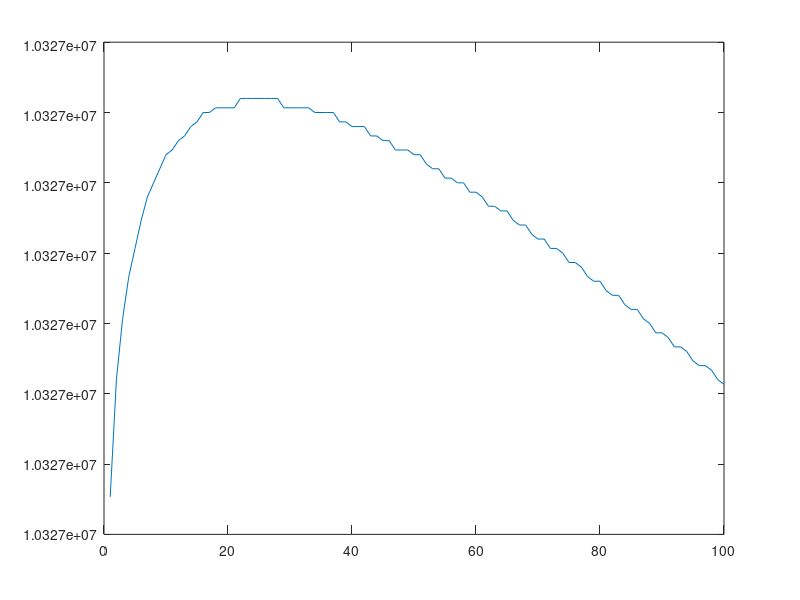

Write MATLAB code to recreate this figure. (Note: this script raises an error after producing the figure.)
N = 10327589;

%% 1)
gamma = 1/4;
r = 0.01;
C = 1 + N - gamma / r * log(N);

Phi = @(S) gamma / (r * S) - 1;

I = @(S) gamma / r * log(S) - S + C;

S = linspace(1, 100);
% plot(S, arrayfun(Phi, S))
plot(S, I(S))

%% 2)
gamma = 1/4;
r = 0.001;
c = 1;
t = linspace(1, 10000);
plot(t, arrayfun(S, t))
